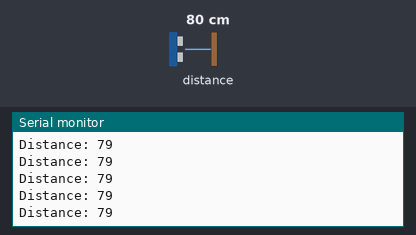
Simulated run of this sketch. Board: ESP8266 (NodeMCU). Shown: the last lines printed to the serial monitor. Wiring (inferred from the names in the program): ultrasonic range finder: trigger D4; echo D3. The test bench sets the inputs (shaded band); at power-on: distance to the obstacle 80 cm. The echo pulse lasts 58.3 µs per cm; WiFi joins after 1.5 s; servers stay silent unless stated.

Above: at 3.0 s.
3.1 s: distance to the obstacle set to 2 cm
At 3.7 s:
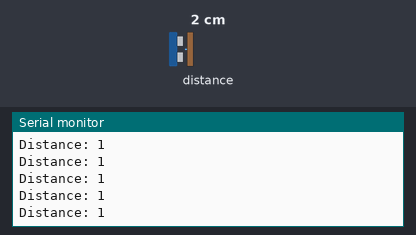
4.6 s: distance to the obstacle set to 4 cm
At 5.5 s:
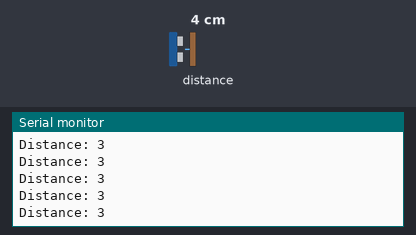
7.6 s: distance to the obstacle set to 18 cm
At 8.4 s:
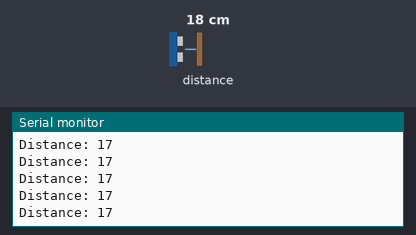
10.6 s: distance to the obstacle set to 9 cm
At 11.1 s:
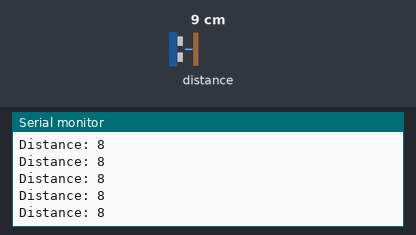
Timing chart, 0 to 13.6 s (numbered marks = the images above; inputs shaded):
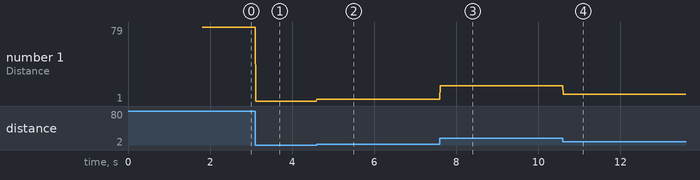

The sketch:

sensor_notify_working.ino
```cpp
#define BLYNK_PRINT Serial

#define trigPin 2
#define echoPin 0
long duration;
int distance;
#include <ESP8266WiFi.h>
#include <BlynkSimpleEsp8266.h>
BlynkTimer timer;


// You should get Auth Token in the Blynk App.
// Go to the Project Settings (nut icon).
char auth[] = "cc219974325f4f3fbcc55ba222e341a0";

// Your WiFi credentials.
// Set password to "" for open networks.
char ssid[] = "xyz";
char pass[] = "12345678";
int flag=0;

void notifyOnSomeoneAtUrDoor()
{

  if (distance<25 && flag==0) {
    Serial.println("Someone at the door");


    //   We allow 1 notification per 15 seconds for now.
    Blynk.notify("Alert : Someone is at the door");
    flag=1;
  }
  else if(distance>=25){


    flag=0;
  }


}

void setup()
{

   pinMode(trigPin, OUTPUT); // Sets the trigPin as an Output
pinMode(echoPin, INPUT); // Sets the echoPin as an Input
  // Debug console
  Serial.begin(9600);

Blynk.begin(auth, ssid, pass);
  // Setup notification button on pin D1
  pinMode(D1,INPUT_PULLUP);
 timer.setInterval(16000L,notifyOnSomeoneAtUrDoor);

}
void loop()
{

  digitalWrite(trigPin, LOW);
delayMicroseconds(2);

// Sets the trigPin on HIGH state for 10 micro seconds
digitalWrite(trigPin, HIGH);
delayMicroseconds(10);
digitalWrite(trigPin, LOW);

// Reads the echoPin, returns the sound wave travel time in microseconds
duration = pulseIn(echoPin, HIGH);

// Calculating the distance
distance= duration*0.034/2;
// Prints the distance on the Serial Monitor
Serial.print("Distance: ");
Serial.println(distance);
  Blynk.run();
  timer.run(); // Initiates BlynkTimer
}
```

Measured:
- after the input at 3.1 s, the serial monitor: prints a new line at once (image 1)
- after the input at 4.6 s, the serial monitor: prints a new line at once (image 2)
- after the input at 7.6 s, the serial monitor: prints a new line at once (image 3)
- after the input at 10.6 s, the serial monitor: prints a new line at once (image 4)
- plotted number 1: 79 → 1 after the input at 3.1 s, 1 → 3 after the input at 4.6 s, 3 → 17 after the input at 7.6 s, 17 → 8 after the input at 10.6 s
